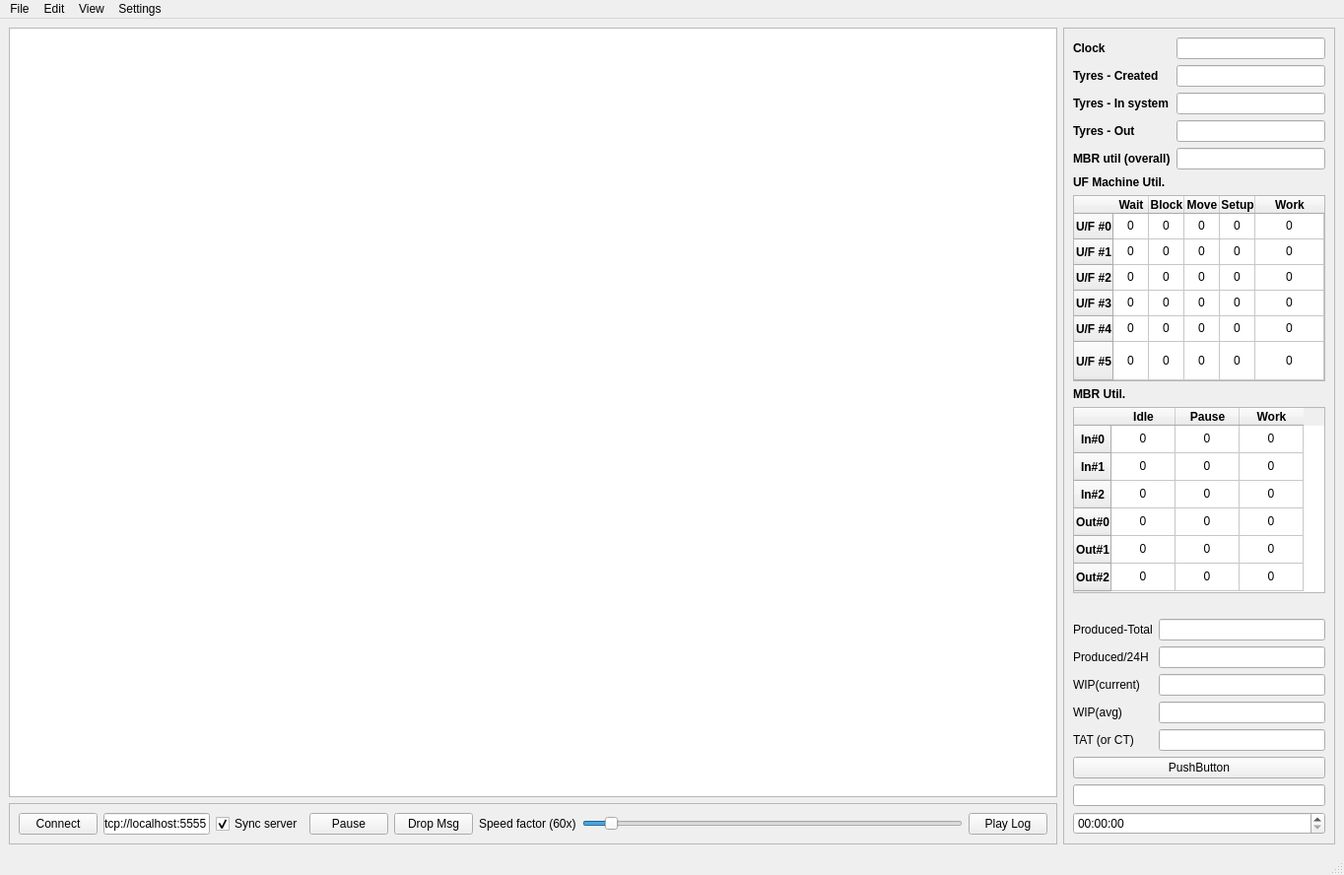
<?xml version="1.0" encoding="UTF-8"?>
<ui version="4.0">
 <class>MainWindow</class>
 <widget class="QMainWindow" name="MainWindow">
  <property name="geometry">
   <rect>
    <x>0</x>
    <y>0</y>
    <width>1364</width>
    <height>888</height>
   </rect>
  </property>
  <property name="windowTitle">
   <string>MainWindow</string>
  </property>
  <widget class="QWidget" name="centralWidget">
   <layout class="QHBoxLayout" name="horizontalLayout" stretch="6,0">
    <item>
     <layout class="QVBoxLayout" name="leftLayout" stretch="1,0">
      <item>
       <widget class="Viewport2D" name="viewport"/>
      </item>
      <item>
       <widget class="QFrame" name="bottomWidgets">
        <property name="frameShape">
         <enum>QFrame::StyledPanel</enum>
        </property>
        <property name="frameShadow">
         <enum>QFrame::Raised</enum>
        </property>
        <layout class="QGridLayout" name="gridLayout">
         <item row="0" column="5">
          <widget class="QPushButton" name="pauseButton">
           <property name="text">
            <string>Pause</string>
           </property>
          </widget>
         </item>
         <item row="0" column="4">
          <widget class="QCheckBox" name="syncServer">
           <property name="text">
            <string>Sync server</string>
           </property>
           <property name="checked">
            <bool>true</bool>
           </property>
          </widget>
         </item>
         <item row="0" column="8">
          <widget class="QSlider" name="speedSlider">
           <property name="minimum">
            <number>1</number>
           </property>
           <property name="maximum">
            <number>1000</number>
           </property>
           <property name="singleStep">
            <number>5</number>
           </property>
           <property name="pageStep">
            <number>100</number>
           </property>
           <property name="value">
            <number>60</number>
           </property>
           <property name="sliderPosition">
            <number>60</number>
           </property>
           <property name="tracking">
            <bool>false</bool>
           </property>
           <property name="orientation">
            <enum>Qt::Horizontal</enum>
           </property>
           <property name="invertedAppearance">
            <bool>false</bool>
           </property>
           <property name="invertedControls">
            <bool>false</bool>
           </property>
           <property name="tickPosition">
            <enum>QSlider::NoTicks</enum>
           </property>
          </widget>
         </item>
         <item row="0" column="0" colspan="2">
          <widget class="QPushButton" name="connectButton">
           <property name="text">
            <string>Connect</string>
           </property>
          </widget>
         </item>
         <item row="0" column="2" colspan="2">
          <widget class="QLineEdit" name="connectURL">
           <property name="text">
            <string>tcp://localhost:5555</string>
           </property>
          </widget>
         </item>
         <item row="0" column="7">
          <widget class="QLabel" name="speedLabel">
           <property name="text">
            <string>Speed factor (60x)</string>
           </property>
          </widget>
         </item>
         <item row="0" column="6">
          <widget class="QPushButton" name="dropButton">
           <property name="text">
            <string>Drop Msg</string>
           </property>
          </widget>
         </item>
         <item row="0" column="9">
          <widget class="QPushButton" name="playLogButton">
           <property name="text">
            <string>Play Log</string>
           </property>
          </widget>
         </item>
        </layout>
       </widget>
      </item>
     </layout>
    </item>
    <item>
     <widget class="QFrame" name="rightWidgets">
      <property name="frameShape">
       <enum>QFrame::StyledPanel</enum>
      </property>
      <property name="frameShadow">
       <enum>QFrame::Raised</enum>
      </property>
      <layout class="QVBoxLayout" name="verticalLayout">
       <item>
        <layout class="QFormLayout" name="formLayout">
         <item row="0" column="0">
          <widget class="QLabel" name="simulationClockLabel">
           <property name="font">
            <font>
             <weight>75</weight>
             <bold>true</bold>
            </font>
           </property>
           <property name="text">
            <string>Clock</string>
           </property>
          </widget>
         </item>
         <item row="0" column="1">
          <widget class="QLineEdit" name="simClock"/>
         </item>
         <item row="1" column="0">
          <widget class="QLabel" name="jobsCreatedLabel">
           <property name="font">
            <font>
             <weight>75</weight>
             <bold>true</bold>
            </font>
           </property>
           <property name="text">
            <string>Tyres - Created</string>
           </property>
          </widget>
         </item>
         <item row="1" column="1">
          <widget class="QLineEdit" name="jobsGen"/>
         </item>
         <item row="2" column="0">
          <widget class="QLabel" name="unsignedJobsInQueueLabel">
           <property name="font">
            <font>
             <weight>75</weight>
             <bold>true</bold>
            </font>
           </property>
           <property name="text">
            <string>Tyres - In system</string>
           </property>
          </widget>
         </item>
         <item row="2" column="1">
          <widget class="QLineEdit" name="jobsInQ"/>
         </item>
         <item row="3" column="0">
          <widget class="QLabel" name="jobsDeliveredLabel">
           <property name="font">
            <font>
             <weight>75</weight>
             <bold>true</bold>
            </font>
           </property>
           <property name="text">
            <string>Tyres - Out</string>
           </property>
          </widget>
         </item>
         <item row="3" column="1">
          <widget class="QLineEdit" name="jobsDone"/>
         </item>
         <item row="4" column="0">
          <widget class="QLabel" name="vehicleUtilizationLabel">
           <property name="font">
            <font>
             <weight>75</weight>
             <bold>true</bold>
             <kerning>true</kerning>
            </font>
           </property>
           <property name="text">
            <string>MBR util (overall)</string>
           </property>
          </widget>
         </item>
         <item row="4" column="1">
          <widget class="QLineEdit" name="ovrMBRUtil"/>
         </item>
        </layout>
       </item>
       <item>
        <widget class="QLabel" name="label">
         <property name="font">
          <font>
           <weight>75</weight>
           <bold>true</bold>
          </font>
         </property>
         <property name="text">
          <string>UF Machine Util.</string>
         </property>
        </widget>
       </item>
       <item>
        <widget class="QTableWidget" name="UFStat">
         <property name="maximumSize">
          <size>
           <width>256</width>
           <height>203</height>
          </size>
         </property>
         <property name="baseSize">
          <size>
           <width>0</width>
           <height>0</height>
          </size>
         </property>
         <property name="frameShadow">
          <enum>QFrame::Sunken</enum>
         </property>
         <property name="lineWidth">
          <number>1</number>
         </property>
         <property name="showGrid">
          <bool>true</bool>
         </property>
         <property name="gridStyle">
          <enum>Qt::SolidLine</enum>
         </property>
         <property name="cornerButtonEnabled">
          <bool>true</bool>
         </property>
         <property name="rowCount">
          <number>6</number>
         </property>
         <attribute name="horizontalHeaderVisible">
          <bool>true</bool>
         </attribute>
         <attribute name="horizontalHeaderCascadingSectionResizes">
          <bool>true</bool>
         </attribute>
         <attribute name="horizontalHeaderDefaultSectionSize">
          <number>36</number>
         </attribute>
         <attribute name="horizontalHeaderHighlightSections">
          <bool>true</bool>
         </attribute>
         <attribute name="horizontalHeaderStretchLastSection">
          <bool>true</bool>
         </attribute>
         <attribute name="verticalHeaderCascadingSectionResizes">
          <bool>true</bool>
         </attribute>
         <attribute name="verticalHeaderDefaultSectionSize">
          <number>26</number>
         </attribute>
         <attribute name="verticalHeaderStretchLastSection">
          <bool>true</bool>
         </attribute>
         <row>
          <property name="text">
           <string>U/F #0</string>
          </property>
          <property name="font">
           <font>
            <weight>75</weight>
            <bold>true</bold>
           </font>
          </property>
          <property name="textAlignment">
           <set>AlignCenter</set>
          </property>
         </row>
         <row>
          <property name="text">
           <string>U/F #1</string>
          </property>
          <property name="font">
           <font>
            <weight>75</weight>
            <bold>true</bold>
           </font>
          </property>
          <property name="textAlignment">
           <set>AlignCenter</set>
          </property>
         </row>
         <row>
          <property name="text">
           <string>U/F #2</string>
          </property>
          <property name="font">
           <font>
            <weight>75</weight>
            <bold>true</bold>
           </font>
          </property>
          <property name="textAlignment">
           <set>AlignCenter</set>
          </property>
         </row>
         <row>
          <property name="text">
           <string>U/F #3</string>
          </property>
          <property name="font">
           <font>
            <weight>75</weight>
            <bold>true</bold>
           </font>
          </property>
          <property name="textAlignment">
           <set>AlignCenter</set>
          </property>
         </row>
         <row>
          <property name="text">
           <string>U/F #4</string>
          </property>
          <property name="font">
           <font>
            <weight>75</weight>
            <bold>true</bold>
           </font>
          </property>
          <property name="textAlignment">
           <set>AlignCenter</set>
          </property>
         </row>
         <row>
          <property name="text">
           <string>U/F #5</string>
          </property>
          <property name="font">
           <font>
            <weight>75</weight>
            <bold>true</bold>
           </font>
          </property>
          <property name="textAlignment">
           <set>AlignCenter</set>
          </property>
         </row>
         <column>
          <property name="text">
           <string>Wait</string>
          </property>
          <property name="font">
           <font>
            <weight>75</weight>
            <bold>true</bold>
           </font>
          </property>
          <property name="textAlignment">
           <set>AlignCenter</set>
          </property>
          <property name="background">
           <color>
            <red>255</red>
            <green>255</green>
            <blue>255</blue>
           </color>
          </property>
          <property name="foreground">
           <brush brushstyle="SolidPattern">
            <color alpha="255">
             <red>0</red>
             <green>0</green>
             <blue>0</blue>
            </color>
           </brush>
          </property>
         </column>
         <column>
          <property name="text">
           <string>Block</string>
          </property>
          <property name="font">
           <font>
            <weight>75</weight>
            <bold>true</bold>
           </font>
          </property>
          <property name="textAlignment">
           <set>AlignCenter</set>
          </property>
          <property name="background">
           <color>
            <red>255</red>
            <green>255</green>
            <blue>255</blue>
           </color>
          </property>
         </column>
         <column>
          <property name="text">
           <string>Move</string>
          </property>
          <property name="font">
           <font>
            <weight>75</weight>
            <bold>true</bold>
           </font>
          </property>
          <property name="textAlignment">
           <set>AlignCenter</set>
          </property>
         </column>
         <column>
          <property name="text">
           <string>Setup</string>
          </property>
          <property name="font">
           <font>
            <weight>75</weight>
            <bold>true</bold>
           </font>
          </property>
          <property name="textAlignment">
           <set>AlignCenter</set>
          </property>
          <property name="background">
           <color>
            <red>255</red>
            <green>255</green>
            <blue>255</blue>
           </color>
          </property>
         </column>
         <column>
          <property name="text">
           <string>Work</string>
          </property>
          <property name="font">
           <font>
            <weight>75</weight>
            <bold>true</bold>
           </font>
          </property>
          <property name="textAlignment">
           <set>AlignCenter</set>
          </property>
         </column>
         <item row="0" column="0">
          <property name="text">
           <string>0</string>
          </property>
          <property name="textAlignment">
           <set>AlignCenter</set>
          </property>
         </item>
         <item row="0" column="1">
          <property name="text">
           <string>0</string>
          </property>
          <property name="textAlignment">
           <set>AlignCenter</set>
          </property>
         </item>
         <item row="0" column="2">
          <property name="text">
           <string>0</string>
          </property>
          <property name="textAlignment">
           <set>AlignCenter</set>
          </property>
         </item>
         <item row="0" column="3">
          <property name="text">
           <string>0</string>
          </property>
          <property name="textAlignment">
           <set>AlignCenter</set>
          </property>
         </item>
         <item row="0" column="4">
          <property name="text">
           <string>0</string>
          </property>
          <property name="textAlignment">
           <set>AlignCenter</set>
          </property>
         </item>
         <item row="1" column="0">
          <property name="text">
           <string>0</string>
          </property>
          <property name="textAlignment">
           <set>AlignCenter</set>
          </property>
         </item>
         <item row="1" column="1">
          <property name="text">
           <string>0</string>
          </property>
          <property name="textAlignment">
           <set>AlignCenter</set>
          </property>
         </item>
         <item row="1" column="2">
          <property name="text">
           <string>0</string>
          </property>
          <property name="textAlignment">
           <set>AlignCenter</set>
          </property>
         </item>
         <item row="1" column="3">
          <property name="text">
           <string>0</string>
          </property>
          <property name="textAlignment">
           <set>AlignCenter</set>
          </property>
         </item>
         <item row="1" column="4">
          <property name="text">
           <string>0</string>
          </property>
          <property name="textAlignment">
           <set>AlignCenter</set>
          </property>
         </item>
         <item row="2" column="0">
          <property name="text">
           <string>0</string>
          </property>
          <property name="textAlignment">
           <set>AlignCenter</set>
          </property>
         </item>
         <item row="2" column="1">
          <property name="text">
           <string>0</string>
          </property>
          <property name="textAlignment">
           <set>AlignCenter</set>
          </property>
         </item>
         <item row="2" column="2">
          <property name="text">
           <string>0</string>
          </property>
          <property name="textAlignment">
           <set>AlignCenter</set>
          </property>
         </item>
         <item row="2" column="3">
          <property name="text">
           <string>0</string>
          </property>
          <property name="textAlignment">
           <set>AlignCenter</set>
          </property>
         </item>
         <item row="2" column="4">
          <property name="text">
           <string>0</string>
          </property>
          <property name="textAlignment">
           <set>AlignCenter</set>
          </property>
         </item>
         <item row="3" column="0">
          <property name="text">
           <string>0</string>
          </property>
          <property name="textAlignment">
           <set>AlignCenter</set>
          </property>
         </item>
         <item row="3" column="1">
          <property name="text">
           <string>0</string>
          </property>
          <property name="textAlignment">
           <set>AlignCenter</set>
          </property>
         </item>
         <item row="3" column="2">
          <property name="text">
           <string>0</string>
          </property>
          <property name="textAlignment">
           <set>AlignCenter</set>
          </property>
         </item>
         <item row="3" column="3">
          <property name="text">
           <string>0</string>
          </property>
          <property name="textAlignment">
           <set>AlignCenter</set>
          </property>
         </item>
         <item row="3" column="4">
          <property name="text">
           <string>0</string>
          </property>
          <property name="font">
           <font>
            <weight>50</weight>
            <bold>false</bold>
           </font>
          </property>
          <property name="textAlignment">
           <set>AlignCenter</set>
          </property>
         </item>
         <item row="4" column="0">
          <property name="text">
           <string>0</string>
          </property>
          <property name="textAlignment">
           <set>AlignCenter</set>
          </property>
         </item>
         <item row="4" column="1">
          <property name="text">
           <string>0</string>
          </property>
          <property name="textAlignment">
           <set>AlignCenter</set>
          </property>
         </item>
         <item row="4" column="2">
          <property name="text">
           <string>0</string>
          </property>
          <property name="textAlignment">
           <set>AlignCenter</set>
          </property>
         </item>
         <item row="4" column="3">
          <property name="text">
           <string>0</string>
          </property>
          <property name="textAlignment">
           <set>AlignCenter</set>
          </property>
         </item>
         <item row="4" column="4">
          <property name="text">
           <string>0</string>
          </property>
          <property name="font">
           <font>
            <weight>50</weight>
            <bold>false</bold>
           </font>
          </property>
          <property name="textAlignment">
           <set>AlignCenter</set>
          </property>
         </item>
         <item row="5" column="0">
          <property name="text">
           <string>0</string>
          </property>
          <property name="textAlignment">
           <set>AlignCenter</set>
          </property>
         </item>
         <item row="5" column="1">
          <property name="text">
           <string>0</string>
          </property>
          <property name="textAlignment">
           <set>AlignCenter</set>
          </property>
         </item>
         <item row="5" column="2">
          <property name="text">
           <string>0</string>
          </property>
          <property name="textAlignment">
           <set>AlignCenter</set>
          </property>
         </item>
         <item row="5" column="3">
          <property name="text">
           <string>0</string>
          </property>
          <property name="textAlignment">
           <set>AlignCenter</set>
          </property>
         </item>
         <item row="5" column="4">
          <property name="text">
           <string>0</string>
          </property>
          <property name="textAlignment">
           <set>AlignCenter</set>
          </property>
         </item>
        </widget>
       </item>
       <item>
        <widget class="QLabel" name="label_2">
         <property name="font">
          <font>
           <weight>75</weight>
           <bold>true</bold>
          </font>
         </property>
         <property name="text">
          <string>MBR Util.</string>
         </property>
        </widget>
       </item>
       <item>
        <widget class="QTableWidget" name="MBRStat">
         <attribute name="horizontalHeaderDefaultSectionSize">
          <number>65</number>
         </attribute>
         <attribute name="verticalHeaderDefaultSectionSize">
          <number>28</number>
         </attribute>
         <row>
          <property name="text">
           <string>In#0</string>
          </property>
          <property name="font">
           <font>
            <weight>75</weight>
            <bold>true</bold>
           </font>
          </property>
          <property name="textAlignment">
           <set>AlignCenter</set>
          </property>
         </row>
         <row>
          <property name="text">
           <string>In#1</string>
          </property>
          <property name="font">
           <font>
            <weight>75</weight>
            <bold>true</bold>
           </font>
          </property>
          <property name="textAlignment">
           <set>AlignCenter</set>
          </property>
         </row>
         <row>
          <property name="text">
           <string>In#2</string>
          </property>
          <property name="font">
           <font>
            <weight>75</weight>
            <bold>true</bold>
           </font>
          </property>
          <property name="textAlignment">
           <set>AlignCenter</set>
          </property>
         </row>
         <row>
          <property name="text">
           <string>Out#0</string>
          </property>
          <property name="font">
           <font>
            <weight>75</weight>
            <bold>true</bold>
           </font>
          </property>
          <property name="textAlignment">
           <set>AlignCenter</set>
          </property>
         </row>
         <row>
          <property name="text">
           <string>Out#1</string>
          </property>
          <property name="font">
           <font>
            <weight>75</weight>
            <bold>true</bold>
           </font>
          </property>
          <property name="textAlignment">
           <set>AlignCenter</set>
          </property>
         </row>
         <row>
          <property name="text">
           <string>Out#2</string>
          </property>
          <property name="font">
           <font>
            <weight>75</weight>
            <bold>true</bold>
           </font>
          </property>
          <property name="textAlignment">
           <set>AlignCenter</set>
          </property>
         </row>
         <column>
          <property name="text">
           <string>Idle</string>
          </property>
          <property name="font">
           <font>
            <weight>75</weight>
            <bold>true</bold>
           </font>
          </property>
          <property name="textAlignment">
           <set>AlignCenter</set>
          </property>
         </column>
         <column>
          <property name="text">
           <string>Pause</string>
          </property>
          <property name="font">
           <font>
            <weight>75</weight>
            <bold>true</bold>
           </font>
          </property>
          <property name="textAlignment">
           <set>AlignCenter</set>
          </property>
         </column>
         <column>
          <property name="text">
           <string>Work</string>
          </property>
          <property name="font">
           <font>
            <weight>75</weight>
            <bold>true</bold>
           </font>
          </property>
          <property name="textAlignment">
           <set>AlignCenter</set>
          </property>
         </column>
         <item row="0" column="0">
          <property name="text">
           <string>0</string>
          </property>
          <property name="textAlignment">
           <set>AlignCenter</set>
          </property>
         </item>
         <item row="0" column="1">
          <property name="text">
           <string>0</string>
          </property>
          <property name="textAlignment">
           <set>AlignCenter</set>
          </property>
         </item>
         <item row="0" column="2">
          <property name="text">
           <string>0</string>
          </property>
          <property name="textAlignment">
           <set>AlignCenter</set>
          </property>
         </item>
         <item row="1" column="0">
          <property name="text">
           <string>0</string>
          </property>
          <property name="textAlignment">
           <set>AlignCenter</set>
          </property>
         </item>
         <item row="1" column="1">
          <property name="text">
           <string>0</string>
          </property>
          <property name="textAlignment">
           <set>AlignCenter</set>
          </property>
         </item>
         <item row="1" column="2">
          <property name="text">
           <string>0</string>
          </property>
          <property name="textAlignment">
           <set>AlignCenter</set>
          </property>
         </item>
         <item row="2" column="0">
          <property name="text">
           <string>0</string>
          </property>
          <property name="textAlignment">
           <set>AlignCenter</set>
          </property>
         </item>
         <item row="2" column="1">
          <property name="text">
           <string>0</string>
          </property>
          <property name="textAlignment">
           <set>AlignCenter</set>
          </property>
         </item>
         <item row="2" column="2">
          <property name="text">
           <string>0</string>
          </property>
          <property name="textAlignment">
           <set>AlignCenter</set>
          </property>
         </item>
         <item row="3" column="0">
          <property name="text">
           <string>0</string>
          </property>
          <property name="textAlignment">
           <set>AlignCenter</set>
          </property>
         </item>
         <item row="3" column="1">
          <property name="text">
           <string>0</string>
          </property>
          <property name="textAlignment">
           <set>AlignCenter</set>
          </property>
         </item>
         <item row="3" column="2">
          <property name="text">
           <string>0</string>
          </property>
          <property name="textAlignment">
           <set>AlignCenter</set>
          </property>
         </item>
         <item row="4" column="0">
          <property name="text">
           <string>0</string>
          </property>
          <property name="textAlignment">
           <set>AlignCenter</set>
          </property>
         </item>
         <item row="4" column="1">
          <property name="text">
           <string>0</string>
          </property>
          <property name="textAlignment">
           <set>AlignCenter</set>
          </property>
         </item>
         <item row="4" column="2">
          <property name="text">
           <string>0</string>
          </property>
          <property name="textAlignment">
           <set>AlignCenter</set>
          </property>
         </item>
         <item row="5" column="0">
          <property name="text">
           <string>0</string>
          </property>
          <property name="textAlignment">
           <set>AlignCenter</set>
          </property>
         </item>
         <item row="5" column="1">
          <property name="text">
           <string>0</string>
          </property>
          <property name="textAlignment">
           <set>AlignCenter</set>
          </property>
         </item>
         <item row="5" column="2">
          <property name="text">
           <string>0</string>
          </property>
          <property name="textAlignment">
           <set>AlignCenter</set>
          </property>
         </item>
        </widget>
       </item>
       <item>
        <spacer name="horizontalSpacer">
         <property name="orientation">
          <enum>Qt::Horizontal</enum>
         </property>
         <property name="sizeHint" stdset="0">
          <size>
           <width>40</width>
           <height>20</height>
          </size>
         </property>
        </spacer>
       </item>
       <item>
        <layout class="QFormLayout" name="formLayout_2">
         <item row="0" column="0">
          <widget class="QLabel" name="producedLabel">
           <property name="text">
            <string>Produced-Total</string>
           </property>
          </widget>
         </item>
         <item row="0" column="1">
          <widget class="QLineEdit" name="produced"/>
         </item>
         <item row="1" column="0">
          <widget class="QLabel" name="produced24HLabel">
           <property name="text">
            <string>Produced/24H</string>
           </property>
          </widget>
         </item>
         <item row="1" column="1">
          <widget class="QLineEdit" name="producedPerDay"/>
         </item>
         <item row="2" column="0">
          <widget class="QLabel" name="wIPCurrentLabel">
           <property name="text">
            <string>WIP(current)</string>
           </property>
          </widget>
         </item>
         <item row="2" column="1">
          <widget class="QLineEdit" name="curWIP"/>
         </item>
         <item row="3" column="0">
          <widget class="QLabel" name="wIPAvgLabel">
           <property name="text">
            <string>WIP(avg)</string>
           </property>
          </widget>
         </item>
         <item row="3" column="1">
          <widget class="QLineEdit" name="avgWIP"/>
         </item>
         <item row="4" column="0">
          <widget class="QLabel" name="tATOrCTLabel">
           <property name="text">
            <string>TAT (or CT)</string>
           </property>
          </widget>
         </item>
         <item row="4" column="1">
          <widget class="QLineEdit" name="TAT"/>
         </item>
        </layout>
       </item>
       <item>
        <widget class="QPushButton" name="pushButton_2">
         <property name="text">
          <string>PushButton</string>
         </property>
        </widget>
       </item>
       <item>
        <widget class="QLineEdit" name="lineEdit"/>
       </item>
       <item>
        <widget class="QTimeEdit" name="timeEdit"/>
       </item>
      </layout>
     </widget>
    </item>
   </layout>
  </widget>
  <widget class="QMenuBar" name="menubar">
   <property name="geometry">
    <rect>
     <x>0</x>
     <y>0</y>
     <width>1364</width>
     <height>22</height>
    </rect>
   </property>
   <widget class="QMenu" name="menuMenu">
    <property name="title">
     <string>File</string>
    </property>
   </widget>
   <widget class="QMenu" name="menuEdit">
    <property name="title">
     <string>Edit</string>
    </property>
   </widget>
   <widget class="QMenu" name="menuView">
    <property name="title">
     <string>View</string>
    </property>
   </widget>
   <widget class="QMenu" name="menuSettings">
    <property name="title">
     <string>Settings</string>
    </property>
   </widget>
   <addaction name="menuMenu"/>
   <addaction name="menuEdit"/>
   <addaction name="menuView"/>
   <addaction name="menuSettings"/>
  </widget>
  <widget class="QStatusBar" name="statusBar"/>
 </widget>
 <customwidgets>
  <customwidget>
   <class>Viewport2D</class>
   <extends>QGraphicsView</extends>
   <header location="global">SimMonMainUI</header>
  </customwidget>
 </customwidgets>
 <resources/>
 <connections/>
</ui>
